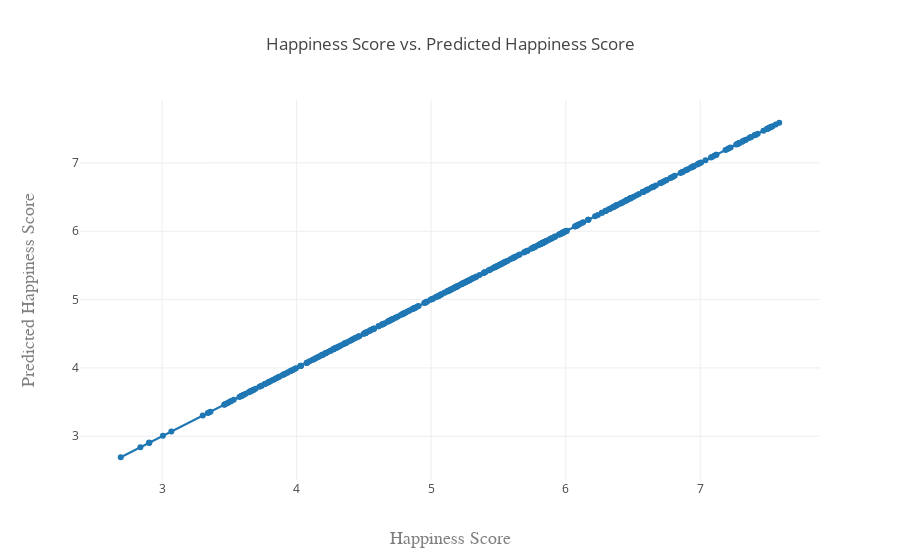

Notebook cell for this chart:
### Code cell
trace = go.Scatter(
    x = lm.predict(X),
    y = dropped_happy.Happiness_Score,
    mode = 'lines+markers'
)
data = [trace]
layout = go.Layout(
    title='Happiness Score vs. Predicted Happiness Score',
    xaxis=dict(
        title='Happiness Score',
        titlefont=dict(
            family='Courier New, monospace',
            size=18,
            color='#7f7f7f'
        )
    ),
    yaxis=dict(
        title='Predicted Happiness Score',
        titlefont=dict(
            family='Courier New, monospace',
            size=18,
            color='#7f7f7f'
        )
    )
)

fig = go.Figure(data=data, layout=layout)
iplot(fig)

### Figure 1 — Plotly figure (JSON) as saved in the notebook; plotly's stock layout.template omitted (floating-point values rounded to 4 significant figures; data arrays with more than 128 entries replaced by an {"elided": "..."} marker saying what was removed)
{"data": [{"mode": "lines+markers", "type": "scatter", "uid": "d1892afd-69dc-4daf-a190-f857fe0c3a69", "x": {"elided": "470 float values"}, "y": {"elided": "470 float values"}}], "layout": {"title": {"text": "Happiness Score vs. Predicted Happiness Score"}, "xaxis": {"title": {"font": {"color": "#7f7f7f", "family": "Courier New, monospace", "size": 18}, "text": "Happiness Score"}}, "yaxis": {"title": {"font": {"color": "#7f7f7f", "family": "Courier New, monospace", "size": 18}, "text": "Predicted Happiness Score"}}}}
